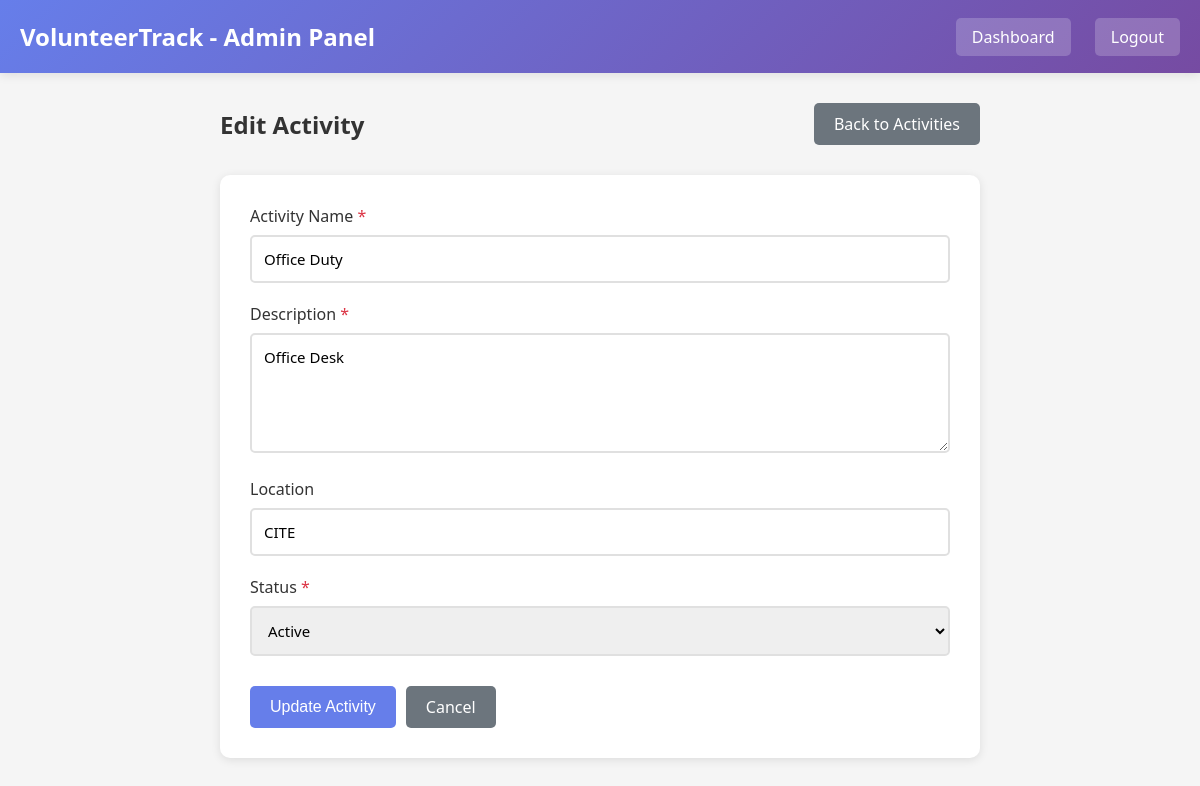
The page /users/coordinator/modules/activities/edit_activity.php?id=5 (signed in) on the database its author committed.
### tables this page shows
CREATE TABLE `activities` (
  `activity_id` int(11) NOT NULL,
  `activity_name` varchar(100) NOT NULL,
  `description` text DEFAULT NULL,
  `location` varchar(200) DEFAULT NULL,
  `created_by` int(11) NOT NULL,
  `status` enum('active','inactive') DEFAULT 'active',
  `created_at` timestamp NOT NULL DEFAULT current_timestamp(),
  `updated_at` timestamp NOT NULL DEFAULT current_timestamp() ON UPDATE current_timestamp()
);

### includes/auth.php (called while the page is built, shortened)
<?php
function getUserRole() {
    return isset($_SESSION['role']) ? $_SESSION['role'] : null;
}
?>

### users/coordinator/modules/activities/edit_activity.php (the view, shortened to what this page needs)
<?php
require_once '../../../../includes/auth.php';
$database = new Database();
$db = $database->getConnection();
$activity_id = $_GET['id'];
$query = "SELECT * FROM activities WHERE activity_id = :activity_id";
$stmt = $db->prepare($query);
$stmt->bindParam(':activity_id', $activity_id);
$stmt->execute();
$activity = $stmt->fetch(PDO::FETCH_ASSOC);
?>
<!DOCTYPE html>
<html lang="en">
<head>
</head>
<body>
    <div class="header">
        <div class="header-content">
            <h1><?php echo SITE_NAME; ?> - <?php echo getUserRole() == 'admin' ? 'Admin' : 'Coordinator'; ?> Panel</h1>
            <div class="header-links">
                <a href="../../<?php echo getUserRole() == 'coordinator' ? 'c' : 'a'; ?>../../c_dashboard.php">Dashboard</a>
                <a href="../../../../logout.php">Logout</a>
            </div>
        </div>
    </div>
    <div class="container">
        <div class="page-header">
            <h2>Edit Activity</h2>
            <a href="manage_activities.php" class="btn btn-secondary">Back to Activities</a>
        </div>
        <div class="card">
            <form method="POST" action="">
                <div class="form-group">
                    <label>Activity Name <span class="required">*</span></label>
                    <input type="text" name="activity_name" required
                           value="<?php echo htmlspecialchars($activity['activity_name']); ?>">
                </div>
                <div class="form-group">
                    <label>Description <span class="required">*</span></label>
                    <textarea name="description" required><?php echo htmlspecialchars($activity['description']); ?></textarea>
                </div>
                <div class="form-group">
                    <label>Location</label>
                    <input type="text" name="location"
                           value="<?php echo htmlspecialchars($activity['location']); ?>">
                </div>
                <div class="form-group">
                    <label>Status <span class="required">*</span></label>
                    <select name="status" required>
                        <option value="active" <?php echo ($activity['status'] == 'active') ? 'selected' : ''; ?>>Active</option>
                    </select>
                </div>
                <div class="form-actions">
                    <button type="submit" class="btn btn-primary">Update Activity</button>
                    <a href="manage_activities.php" class="btn btn-secondary">Cancel</a>
                </div>
            </form>
        </div>
    </div>
</body>
</html>

### users/coordinator/modules/activities/edit_activity.php (style rules this page uses)
* { margin: 0; padding: 0; box-sizing: border-box; }
body { font-family: 'Segoe UI', Tahoma, Geneva, Verdana, sans-serif; background: #f5f5f5; }
.header { background: linear-gradient(135deg, #667eea 0%, #764ba2 100%); color: white; padding: 20px; box-shadow: 0 2px 10px rgba(0,0,0,0.1); }
.header-content { max-width: 1200px; margin: 0 auto; display: flex; justify-content: space-between; align-items: center; }
.header h1 { font-size: 24px; }
.header-links a { color: white; text-decoration: none; margin-left: 20px; padding: 8px 16px; border-radius: 5px; background: rgba(255,255,255,0.2); }
.container { max-width: 800px; margin: 30px auto; padding: 0 20px; }
.page-header { display: flex; justify-content: space-between; align-items: center; margin-bottom: 30px; }
.page-header h2 { color: #333; }
.btn { padding: 10px 20px; border: none; border-radius: 5px; cursor: pointer; text-decoration: none; display: inline-block; transition: all 0.3s; }
.btn-secondary { background: #6c757d; color: white; }
.btn-primary { background: #667eea; color: white; font-size: 16px; }
.card { background: white; border-radius: 10px; box-shadow: 0 2px 10px rgba(0,0,0,0.1); padding: 30px; }
.form-group { margin-bottom: 20px; }
.form-group label { display: block; margin-bottom: 8px; color: #333; font-weight: 500; }
.required { color: #dc3545; }
.form-group input, .form-group select, .form-group textarea { width: 100%; padding: 12px; border: 2px solid #e0e0e0; border-radius: 5px; font-size: 15px; transition: border-color 0.3s; font-family: inherit; }
.form-group textarea { resize: vertical; min-height: 120px; }
.form-actions { display: flex; gap: 10px; margin-top: 30px; }

### rows shown on the page
activities: activity_name "Office Duty", description "Office Desk", location "CITE", status "Active"

### other values the page prints
SITE_NAME "VolunteerTrack"
